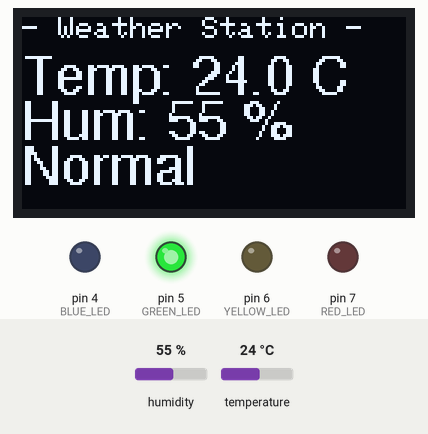
Simulated run of this sketch. Board: Arduino Uno, built with avr-gcc and run on an emulated ATmega328P. On the bench: 128×64 one-colour display, output pins drawn as LEDs (lit = HIGH). The inputs (shaded band) are chosen by the test bench; at power-on: temperature 24 °C, humidity 55 %.

Above: at 2.9 s.
3.0 s: temperature set to 22 °C
At 4.8 s:
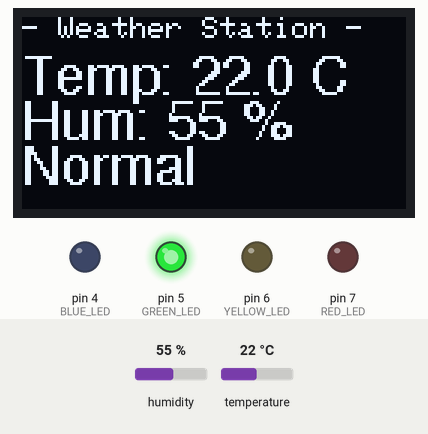
5.8 s: temperature set to 19 °C
At 7.2 s:
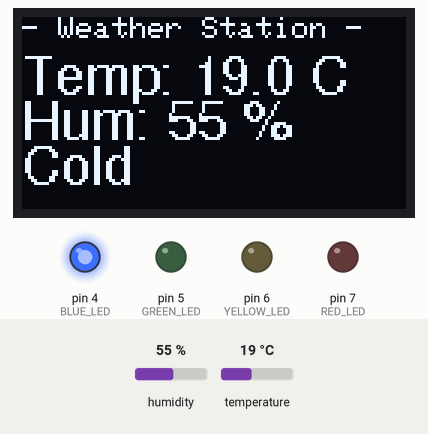
8.6 s: temperature set to 28 °C
At 10.9 s:
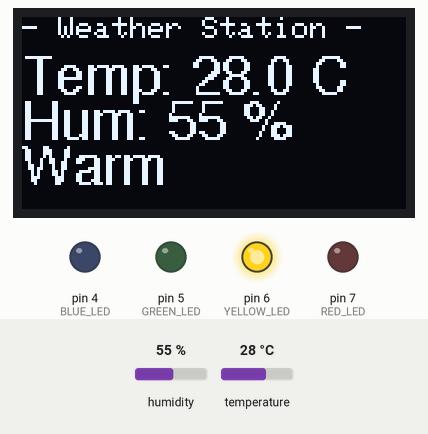
11.8 s: temperature set to 31 °C
At 13.3 s:
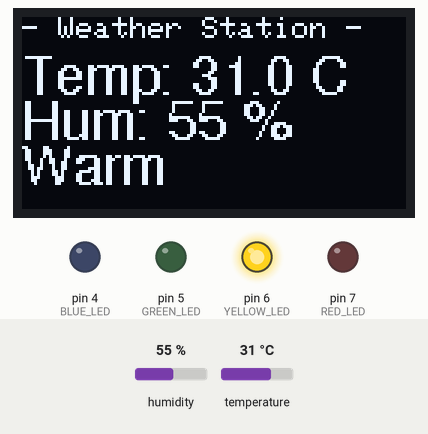
14.6 s: temperature set to 34 °C
At 16.9 s:
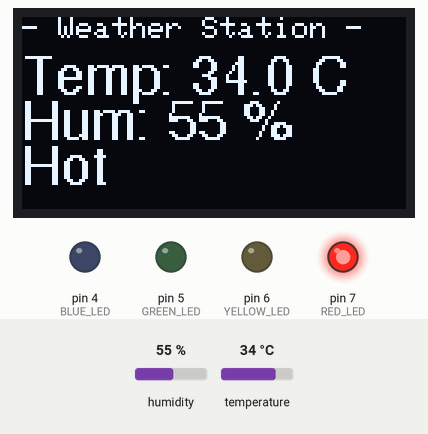
18.0 s: humidity set to 22 %
At 19.3 s:
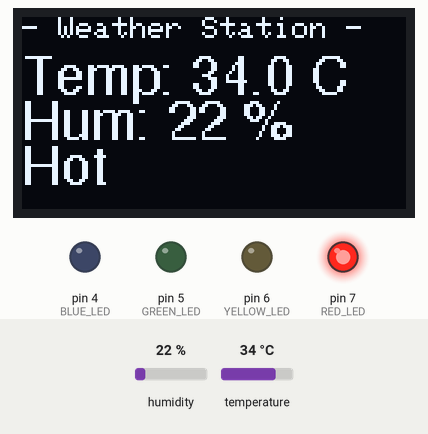
Timing chart, 0 to 21.0 s (numbered marks = the images above; inputs shaded):
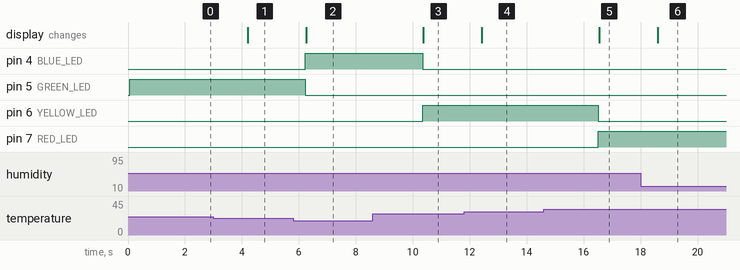

The sketch:

sketch.ino
```cpp
#include <Wire.h>
#include <Adafruit_GFX.h>
#include <Adafruit_SSD1306.h>
#include <DHT.h>
#include <Fonts/FreeSans9pt7b.h>

#define SCREEN_WIDTH 128
#define SCREEN_HEIGHT 64
#define OLED_RESET -1
Adafruit_SSD1306 display(SCREEN_WIDTH, SCREEN_HEIGHT, &Wire, OLED_RESET);

#define DHTPIN 2
#define DHTTYPE DHT11
DHT dht(DHTPIN, DHTTYPE);

#define BLUE_LED   4
#define GREEN_LED  5
#define YELLOW_LED 6
#define RED_LED    7


void setup() {
  pinMode(BLUE_LED, OUTPUT);
  pinMode(GREEN_LED, OUTPUT);
  pinMode(YELLOW_LED, OUTPUT);
  pinMode(RED_LED, OUTPUT);
  dht.begin();

  if (!display.begin(SSD1306_SWITCHCAPVCC, 0x3C)) {
    for (;;); // Loop forever if OLED fails
  }
  display.clearDisplay();
  display.setTextColor(WHITE);
}

void loop() {
  float temp = dht.readTemperature();
  float hum = dht.readHumidity();

  display.clearDisplay();
  display.setFont();
  display.setTextSize(1);
  display.setCursor(0, 0);
  display.println("- Weather Station -");

  // Turn all LEDs off every cycle
  digitalWrite(BLUE_LED, LOW);
  digitalWrite(GREEN_LED, LOW);
  digitalWrite(YELLOW_LED, LOW);
  digitalWrite(RED_LED, LOW);

  if (isnan(temp) || isnan(hum)) {
    display.setCursor(0, 15);
    display.println("Sensor error!");
    display.display();
    delay(2000);
    return;
  }

  const char* label;
  if (temp <= 20) {
    label = "Cold";
    digitalWrite(BLUE_LED, HIGH);
  } else if (temp <= 27) {
    label = "Normal";
    digitalWrite(GREEN_LED, HIGH);
  } else if (temp <= 32) {
    label = "Warm";
    digitalWrite(YELLOW_LED, HIGH);
  } else {
    label = "Hot";
    digitalWrite(RED_LED, HIGH);
  }
  display.setFont(&FreeSans9pt7b);
  display.setCursor(0, 25);
  display.print("Temp: "); display.print(temp, 1); display.print(" C");
  display.setCursor(0, 40);
  display.print("Hum: "); display.print(hum, 0); display.print(" %");
  display.setCursor(0, 55);
  display.print(label);
  display.display();

  delay(2000);
}
```

Measured:
- the behaviour switches between 21 and 20 °C on temperature (found by bisection; images 1 and 2)
- the behaviour switches between 32 and 33 °C on temperature (found by bisection; images 4 and 5)
- after the input at 3.0 s, the display: changes after 1.2 s (image 1)
- after the input at 5.8 s, pin 4 (BLUE_LED): LOW → HIGH after 0.43 s; pin 5 (GREEN_LED): HIGH → LOW after 0.43 s; the display: changes after 0.46 s (image 2)
- after the input at 8.6 s, pin 4 (BLUE_LED): HIGH → LOW after 1.7 s; pin 6 (YELLOW_LED): LOW → HIGH after 1.7 s; the display: changes after 1.8 s (image 3)
- after the input at 11.8 s, the display: changes after 0.63 s (image 4)
- after the input at 14.6 s, pin 6 (YELLOW_LED): HIGH → LOW after 1.9 s; pin 7 (RED_LED): LOW → HIGH after 1.9 s; the display: changes after 1.9 s (image 5)
- after the input at 18.0 s, the display: changes after 0.60 s (image 6)
